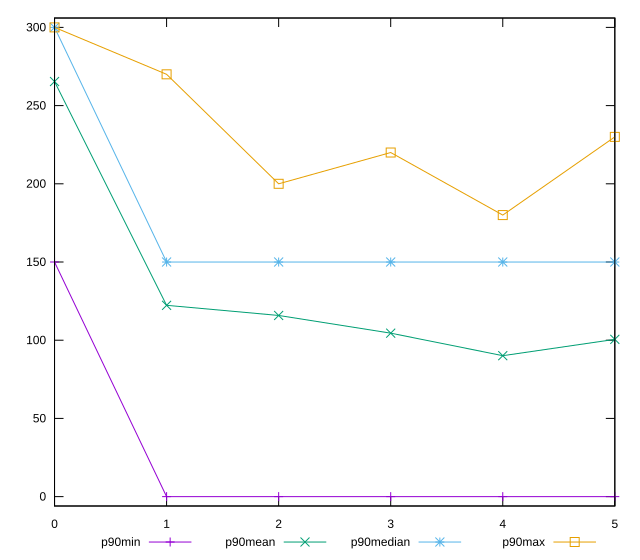

Source code (gnuplot):
reset

$p90Min <<EOF
0 150
1 0
2 0
3 0
4 0
5 0
EOF

$p90Mean <<EOF
0 265.38461538461536
1 122.3076923076923
2 115.82417582417582
3 104.50549450549451
4 90.10989010989012
5 100.54945054945055
EOF

$p90Median <<EOF
0 300
1 150
2 150
3 150
4 150
5 150
EOF

$p90Max <<EOF
0 300
1 270
2 200
3 220
4 180
5 230
EOF

set key outside below
set xrange [0:5]
set yrange [-6:306]
set trange [-6:306]
set terminal svg size 640, 560 enhanced background rgb 'white'
set output "reprap/uses-optimized-images/progression/value.svg"

plot $p90Min title "p90min" with linespoints, \
     $p90Mean title "p90mean" with linespoints, \
     $p90Median title "p90median" with linespoints, \
     $p90Max title "p90max" with linespoints

reset
